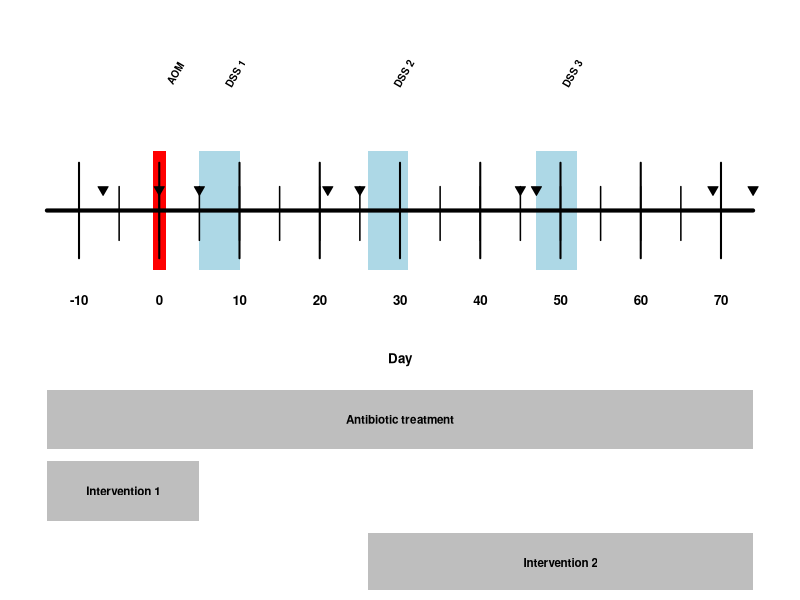

Write R code to recreate this figure.
#build a model timeline (Fig. 1A)
#4.0in x 2.5in

par(mar=c(0.5,0.5,0.5,0.5))
par(cex=1)

start <- -14
end <- 74

samples <- c(-7, 0, 5, 21, 25, 45, 47, 69, 74)

plot(0,xaxt='n',yaxt='n',bty='n',pch='',ylab='',xlab='',xlim=c(start-1,end+1),ylim=c(-4,5))

line <- 2


polygon(c(5,5,10,10),c(line+1,line-1,line-1,line+1), col='light blue', border=NA)   # DSS 1 box
polygon(c(26,26,31,31),c(line+1,line-1,line-1,line+1), col='light blue', border=NA) # DSS 2 box
polygon(c(47,47,52,52),c(line+1,line-1,line-1,line+1), col='light blue', border=NA) # DSS 3 box
polygon(c(0.8,0.8,-0.8,-0.8),c(line+1,line-1,line-1,line+1), col='red', border=NA)  # AOM box

segments(start,line,end,line, lwd=4) # timeline

#major ticks
for(i in seq(-10,70,10)){
  segments(i,line+0.8,i,line-0.8, lwd=2)
}

# minor ticks
for(i in seq(-10,70,5)){
  segments(i,line+0.4,i,line-0.5, lwd=1.5)
}

#day label
text(seq(-10,70,10),line-1.5,labels=seq(-10,70,10), cex=0.8, font=2)
text((end+start)/2,line-2.5,'Day', cex=0.8, font=2)

offset <- 2
text(0+offset,line+2.3,'AOM', srt=60, cex=0.6, font=2)
text(7.5+offset,line+2.3,'DSS 1', srt=60, cex=0.6, font=2)
text(28.5+offset,line+2.3,'DSS 2', srt=60, cex=0.6, font=2)
text(49.5+offset,line+2.3,'DSS 3', srt=60, cex=0.6, font=2)


#sampling times
points(x=samples, y=rep(line,length(samples))+0.35, pch=25, bg="black", cex=1)

abx_line <- line-3.5
polygon(c(start, start, end, end),c(abx_line+0.5,abx_line-0.5,abx_line-0.5,abx_line+0.5), col='gray', border=NA)     # AOM box
text((end+start)/2, abx_line, label="Antibiotic treatment", cex=0.7, font=2)

intervention_line <- abx_line-1.2
polygon(c(start, start, 5, 5),c(intervention_line+0.5,intervention_line-0.5,intervention_line-0.5,intervention_line+0.5), col='gray', border=NA)     # AOM box
text((5+start)/2, intervention_line, label="Intervention 1", cex=0.7, font=2)

intervention_line <- intervention_line-1.2
polygon(c(26, 26, end, end),c(intervention_line+0.5,intervention_line-0.5,intervention_line-0.5,intervention_line+0.5), col='gray', border=NA)     # AOM box
text((end+26)/2, intervention_line, label="Intervention 2", cex=0.7, font=2)
